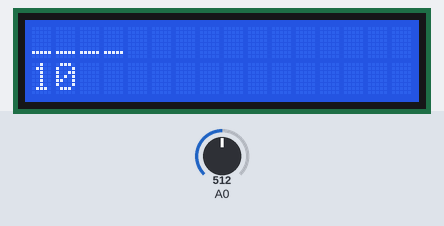
Recording of a sketch running on a simulated Arduino Uno, built with avr-gcc and run on an emulated ATmega328P. Parts: 16×2 character LCD. Inputs (shaded band) come from the test bench; at power-on: A0 = 512. Random numbers use the default seed unless the sketch sets one; what the sketch prints to the serial monitor is not drawn.

Above: at 1.2 s.
1.3 s: A0 set to 165
2.8 s: A0 set to 133
5.1 s: A0 set to 210
8.1 s: A0 set to 188
9.7 s: A0 set to 210
At 11.2 s:
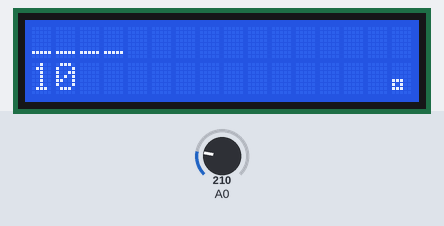
12.0 s: A0 set to 190
At 12.7 s:
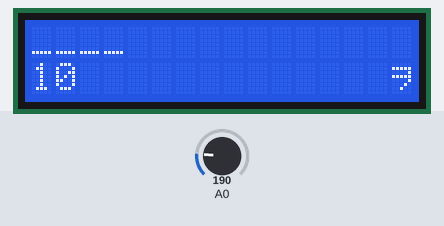
Timing chart, 0 to 14.6 s (numbered marks = the images above; inputs shaded):
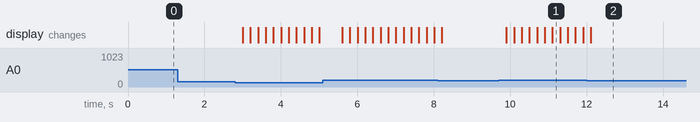

Measured:
- after the input at 1.3 s, every drawn part: stays the same

The sketch:

zad1.ino
```cpp
#include<LiquidCrystal.h>
#define DUZINA 15

LiquidCrystal lcd(8, 9, 4, 5, 6, 7);

char rec1[] = "zdravo";
char rec2[] = "pas";
char rec3[] = "kuca";
char rec4[] = "glava";
char rec5[] = "drvo";
char rec6[] = "gitara";
char rec7[] = "kontrabas";
char rec8[] = "arduino";
char rec9[] = "pokazivac";
char rec10[] = "port";

char* reci[] = {rec1, rec2, rec3, rec4, rec5, rec6, rec7, rec8, rec9, rec10};

byte ocitajTaster()
{
  int temp = analogRead(0);

  if(temp < 700 && temp > 600)
    return 1; //select
  else if(temp < 460 && temp > 360)
    return 2; //left
  else if(temp < 150 && temp > 50)
    return 3; //up
  else if(temp < 300 && temp > 200)
    return 4; //down
  else if(temp < 49)
    return 5; //right
  else
    return 0; //nista nije pritisnuto
}

void setup() {
  // put your setup code here, to run once:
  Serial.begin(9600);
  lcd.begin(16, 2);
  randomSeed(analogRead(1));
}

char mojaRec[20];
int redniBrojReci;
int i;
int velicinaReci;
int brojZivota;
int duzina;
char string[DUZINA];
char pomocni[DUZINA];
int pomocniBrojac;
int pomocniBrojac2;
char pom = "A";

void loop() {
  // put your main code here, to run repeatedly:
  redniBrojReci = random(0, 10);
  Serial.println(redniBrojReci);
  for(i = 0; i < 16; i++)
  {
    mojaRec[i] = reci[redniBrojReci][i];
  }
  Serial.println(mojaRec);
  for(i = 0; i < 20; i++)
  {
    if(mojaRec[i] == '\0')
      break;
    velicinaReci++;
  }
  Serial.println(velicinaReci);

  //**********************************************************************
  //imam rec i njenu duzinu; sad pravim vesalo
  unsigned int x = 0;
  brojZivota = 10;
  for(i = 0; i < velicinaReci; i++)
    {
      lcd.setCursor(i, 0);
      lcd.print('_');
    }
  lcd.setCursor(0, 1);
  lcd.print(brojZivota);
  pomocniBrojac = 0;
  while(1)
  {
    /*while(!Serial.available());
    delay(100);
    duzina = Serial.available();
    Serial.readBytes(string, duzina);
    string[duzina] = 0;
    Serial.println(string);*/

   while(ocitajTaster() != 1)
    {
      lcd.setCursor(15, 1);
      lcd.print(pom);
      if(ocitajTaster() == 3)
      {
        pom--;
        delay(200);
      }
      if(ocitajTaster() == 4)
      {
        pom++;
        delay(200);
      }
    }
    delay(500);

    //duzina = 1;
    string[0] = pom;
    string[1] = 0;
    Serial.println(string[0]);


    pomocniBrojac2 = 0;

    for(i = 0; i < velicinaReci; i++)
    {
       if(string[0] == mojaRec[i])
       {
          lcd.setCursor(i, 0);
          lcd.print(string);
          pomocniBrojac2++;
          pomocniBrojac++;
       }
    }
    if(pomocniBrojac2 == 0)
    {
       lcd.setCursor(0, 1);
       lcd.print("      ");
       brojZivota--;
       lcd.setCursor(0, 1);
       lcd.print(brojZivota);
    }
    if(brojZivota == 0)
     {
       lcd.clear();
       lcd.print("obesen :(");
       break;
     }
    if(pomocniBrojac == velicinaReci)
    {
       lcd.clear();
       lcd.print("preziveo :)");
       break;
    }

  }

  while(1);
}
```
